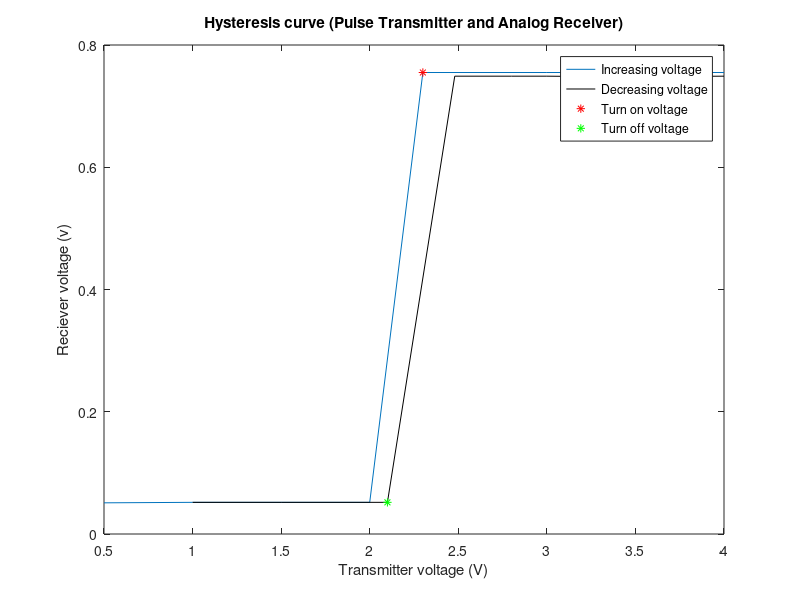

Recreate this plot in MATLAB.
x = [0.5 1 1.5 2 2.3 2.6 3 4];
y = [51/1000 51.8/1000 51.8/1000 51.8/1000,...
    .755 .755 .755 .755];
plot(x,y);

hold on,

x = [4 3.4 3 2.8 2.48 2.1 1.5 1];
y = [.749 .748 .749 .749, .749...
    51.8/1000 51.8/1000 51.8/1000];
plot(x,y,'k');

hold on,
plot(2.3,.755,'r*');

hold on,
plot(2.1,51.8/1000,'g*');

title('Hysteresis curve (Pulse Transmitter and Analog Receiver)');
xlabel('Transmitter voltage (V)');
ylabel('Reciever voltage (v)');
legend('Increasing voltage','Decreasing voltage',...
    'Turn on voltage','Turn off voltage');
